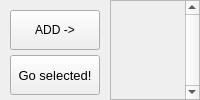
          <widget class="QWidget" name="operations_tab">
           <attribute name="title">
            <string>Operations</string>
           </attribute>
           <layout class="QGridLayout" name="gridLayout_3">
            <property name="leftMargin">
             <number>0</number>
            </property>
            <property name="topMargin">
             <number>0</number>
            </property>
            <property name="rightMargin">
             <number>0</number>
            </property>
            <property name="bottomMargin">
             <number>0</number>
            </property>
            <property name="spacing">
             <number>0</number>
            </property>
            <item row="0" column="0">
             <layout class="QHBoxLayout" name="operationsTab_horizontalLayout" stretch="1,0">
              <property name="spacing">
               <number>0</number>
              </property>
              <item>
               <widget class="QWidget" name="operationsButtons_widget" native="true">
                <property name="minimumSize">
                 <size>
                  <width>0</width>
                  <height>100</height>
                 </size>
                </property>
                <property name="maximumSize">
                 <size>
                  <width>110</width>
                  <height>16777215</height>
                 </size>
                </property>
                <widget class="QPushButton" name="addOperation_pushButton">
                 <property name="geometry">
                  <rect>
                   <x>10</x>
                   <y>10</y>
                   <width>90</width>
                   <height>40</height>
                  </rect>
                 </property>
                 <property name="text">
                  <string>ADD -&gt;</string>
                 </property>
                </widget>
                <widget class="QPushButton" name="goSelected_pushButton">
                 <property name="geometry">
                  <rect>
                   <x>10</x>
                   <y>55</y>
                   <width>90</width>
                   <height>40</height>
                  </rect>
                 </property>
                 <property name="font">
                  <font>
                   <pointsize>10</pointsize>
                  </font>
                 </property>
                 <property name="text">
                  <string>Go selected!</string>
                 </property>
                </widget>
                <widget class="QPushButton" name="goMarked_pushButton">
                 <property name="geometry">
                  <rect>
                   <x>10</x>
                   <y>100</y>
                   <width>90</width>
                   <height>40</height>
                  </rect>
                 </property>
                 <property name="font">
                  <font>
                   <pointsize>10</pointsize>
                  </font>
                 </property>
                 <property name="text">
                  <string>Go marked!</string>
                 </property>
                </widget>
               </widget>
              </item>
              <item>
               <widget class="QScrollArea" name="operations_scrollArea">
                <property name="verticalScrollBarPolicy">
                 <enum>Qt::ScrollBarAlwaysOn</enum>
                </property>
                <property name="widgetResizable">
                 <bool>true</bool>
                </property>
                <widget class="QWidget" name="scrollAreaWidgetContents">
                 <property name="geometry">
                  <rect>
                   <x>0</x>
                   <y>0</y>
                   <width>390</width>
                   <height>269</height>
                  </rect>
                 </property>
                </widget>
               </widget>
              </item>
             </layout>
            </item>
           </layout>
          </widget>
